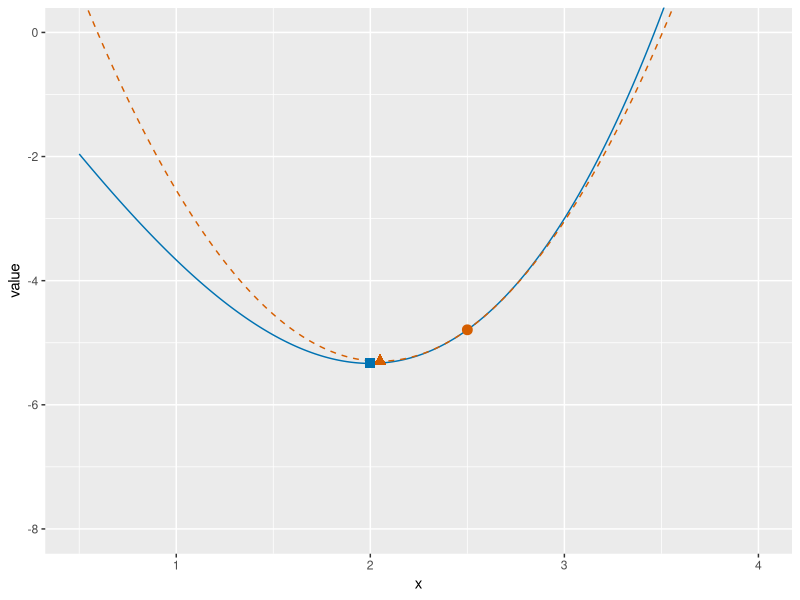

Here is the R script that generated this plot:
## ---- chunk 1
#| label: newton-model-r
#| fig-alt: >-
#|   Plot of the cubic f of x equals x cubed over 3 minus 4 x for x from 0.5
#|   to 4, in blue, and its quadratic approximation at x equal to 2.5 in
#|   dashed vermilion. The approximation touches the cubic at 2.5, is a
#|   parabola opening upward, and has its lowest point at 2.05, marked by a
#|   vermilion triangle.
#|   A vermilion circle marks the starting point 2.5, and a blue square marks
#|   the minimizer 2 of the cubic.
#| fig-height: 4
#| fig-width: 6
nm_x_nm <- seq(0.5, 4, length.out = 301)
nm_f_nm <- nm_x_nm^3 / 3 - 4 * nm_x_nm
nm_f0_nm <- 2.5^3 / 3 - 4 * 2.5
nm_q_nm <- nm_f0_nm + 2.25 * (nm_x_nm - 2.5) + 2.5 * (nm_x_nm - 2.5)^2
nm_q_step_nm <- nm_f0_nm + 2.25 * (2.05 - 2.5) + 2.5 * (2.05 - 2.5)^2
nm_f_min_nm <- 2^3 / 3 - 4 * 2
nm_curve_nm <- tibble::tibble(x = nm_x_nm, y = nm_f_nm)
nm_model_nm <- tibble::tibble(x = nm_x_nm, y = nm_q_nm)
nm_start_nm <- tibble::tibble(x = 2.5, y = nm_f0_nm)
nm_step_nm <- tibble::tibble(x = 2.05, y = nm_q_step_nm)
nm_min_nm <- tibble::tibble(x = 2, y = nm_f_min_nm)
nm_aes_nm <- ggplot2::aes(x, y)
nm_ylim_nm <- c(-8, 0)
ggplot2::ggplot(nm_curve_nm, nm_aes_nm) +
  ggplot2::geom_line(colour = "#0072B2") +
  ggplot2::geom_line(
    data = nm_model_nm, colour = "#D55E00", linetype = "dashed"
  ) +
  ggplot2::geom_point(data = nm_start_nm, colour = "#D55E00", size = 3) +
  ggplot2::geom_point(
    data = nm_step_nm, colour = "#D55E00", size = 3, shape = 17
  ) +
  ggplot2::geom_point(
    data = nm_min_nm, colour = "#0072B2", size = 3, shape = 15
  ) +
  ggplot2::coord_cartesian(ylim = nm_ylim_nm) +
  ggplot2::labs(x = "x", y = "value")
